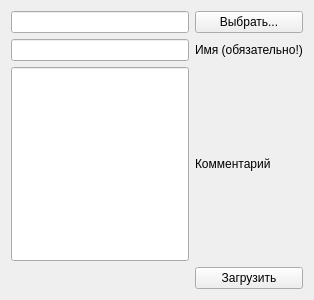
<?xml version="1.0" encoding="UTF-8"?>
<ui version="4.0">
 <class>Form</class>
 <widget class="QWidget" name="Form">
  <property name="geometry">
   <rect>
    <x>0</x>
    <y>0</y>
    <width>314</width>
    <height>300</height>
   </rect>
  </property>
  <property name="windowTitle">
   <string>Form</string>
  </property>
  <layout class="QGridLayout" name="gridLayout">
   <item row="1" column="0">
    <widget class="QLineEdit" name="le_name"/>
   </item>
   <item row="0" column="0">
    <widget class="QLineEdit" name="le_path"/>
   </item>
   <item row="1" column="1">
    <widget class="QLabel" name="label">
     <property name="text">
      <string>Имя (обязательно!)</string>
     </property>
    </widget>
   </item>
   <item row="0" column="1">
    <widget class="QPushButton" name="btn_choose">
     <property name="text">
      <string>Выбрать...</string>
     </property>
    </widget>
   </item>
   <item row="3" column="1">
    <widget class="QLabel" name="label_2">
     <property name="text">
      <string>Комментарий</string>
     </property>
    </widget>
   </item>
   <item row="4" column="1">
    <widget class="QPushButton" name="btn_load">
     <property name="text">
      <string>Загрузить</string>
     </property>
    </widget>
   </item>
   <item row="3" column="0">
    <widget class="QLineEdit" name="le_comment">
     <property name="sizePolicy">
      <sizepolicy hsizetype="Expanding" vsizetype="Expanding">
       <horstretch>0</horstretch>
       <verstretch>0</verstretch>
      </sizepolicy>
     </property>
     <property name="minimumSize">
      <size>
       <width>0</width>
       <height>0</height>
      </size>
     </property>
    </widget>
   </item>
  </layout>
 </widget>
 <resources/>
 <connections/>
</ui>
